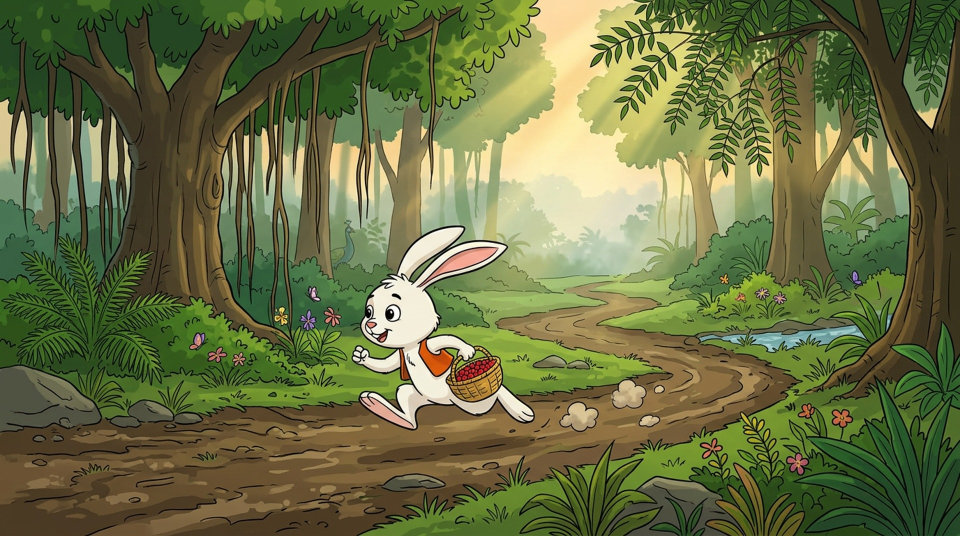
#> input picture assets/test/gold_kahani.jpg, 1920 x 1072 px (shown at 1/2 size)
$ python -i yt_publish.py   (imports and definitions only)
#> lines starting #> are read from the running program, lines starting #| are printed output that depends on the picture
import os, json, sys, urllib.request, urllib.parse, urllib.error
D = sys.argv[1]  # bundle dir containing job.json
# [1 line not run here, left out]
# [1 line that did not run here, left out]
def tok():
    d = urllib.parse.urlencode({"refresh_token": os.environ["RT"], "client_id": os.environ["CID"],
        "client_secret": os.environ["CSEC"], "grant_type": "refresh_token"}).encode()
    return json.load(urllib.request.urlopen("https://oauth2.googleapis.com/token", d))["access_token"]
# [1 line that did not run here, left out]
# [1 line not run here, left out]
# --- HARD CHANNEL LOCK (owner 2026-11-04): wrong channel or wrong audience -> exit 1, nothing uploaded ---
import re as _re
_EXPECT = {"kahani": "UCVInuqkmHrW9Duz8EzGrPVA", "raat": "UCzjDhB_W7HV3ACCoGhb3yVQ"}
# [1 line that did not run here, left out]
def _die(m): print("::error::CHANNEL LOCK: " + m, flush=True); sys.exit(1)
# [2 lines not run here, left out]
# [1 line that did not run here, left out]
# [1 line not run here, left out]
_HORROR = _re.compile(r"भयानक|खौफ|ख़ौफ़|हॉरर|डरावन|रात के किस्से|यम का|यम के|भूत|चुड़ैल|आत्मा|horror", _re.I)
# [6 lines not run here, left out]
# [12 lines left out: function call, not called in this run]
API = "https://www.googleapis.com/youtube/v3/"
UP = "https://www.googleapis.com/upload/youtube/v3/"
def thumb_bytes(path, limit=1_800_000):
    """YouTube thumbnail: exactly 1280x720 JPG, < 1.8 MB (API limit 2 MB)."""
#> called with path = 'assets/test/gold_kahani.jpg', limit = 1800000
    try:
        from PIL import Image
        import io
        im = Image.open(path).convert("RGB"); w, h = im.size; r = 1280 / 720
#> in thumb_bytes, im is the input picture: PIL image 1920x1072 RGB; mean R, G, B 105, 111.6, 67.3
#> after `w, h = im.size`: w = 1920; h = 1072
        if w / h > r: nw = int(h * r); im = im.crop(((w - nw) // 2, 0, (w - nw) // 2 + nw, h))
#> after `nw = int(h * r)`: nw = 1905
#> after `im = im.crop(((w - nw) // 2, 0, (w - nw) // 2 + nw, h))`:
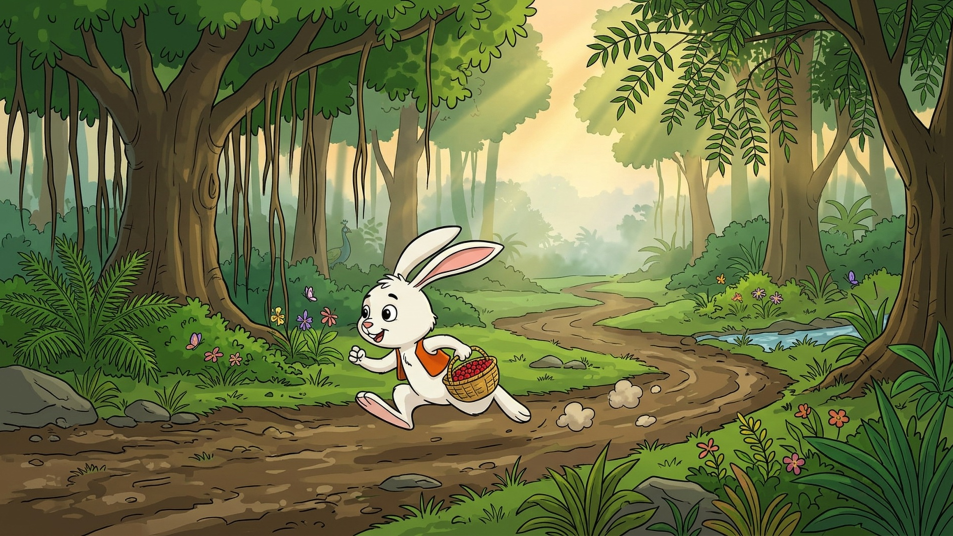
#> im: PIL image 1905x1072 RGB (shown at 1/2 size); mean R, G, B 105.3, 111.8, 67.4
        elif w / h < r: nh = int(w / r); im = im.crop((0, (h - nh) // 2, w, (h - nh) // 2 + nh))
        im = im.resize((1280, 720), Image.LANCZOS)
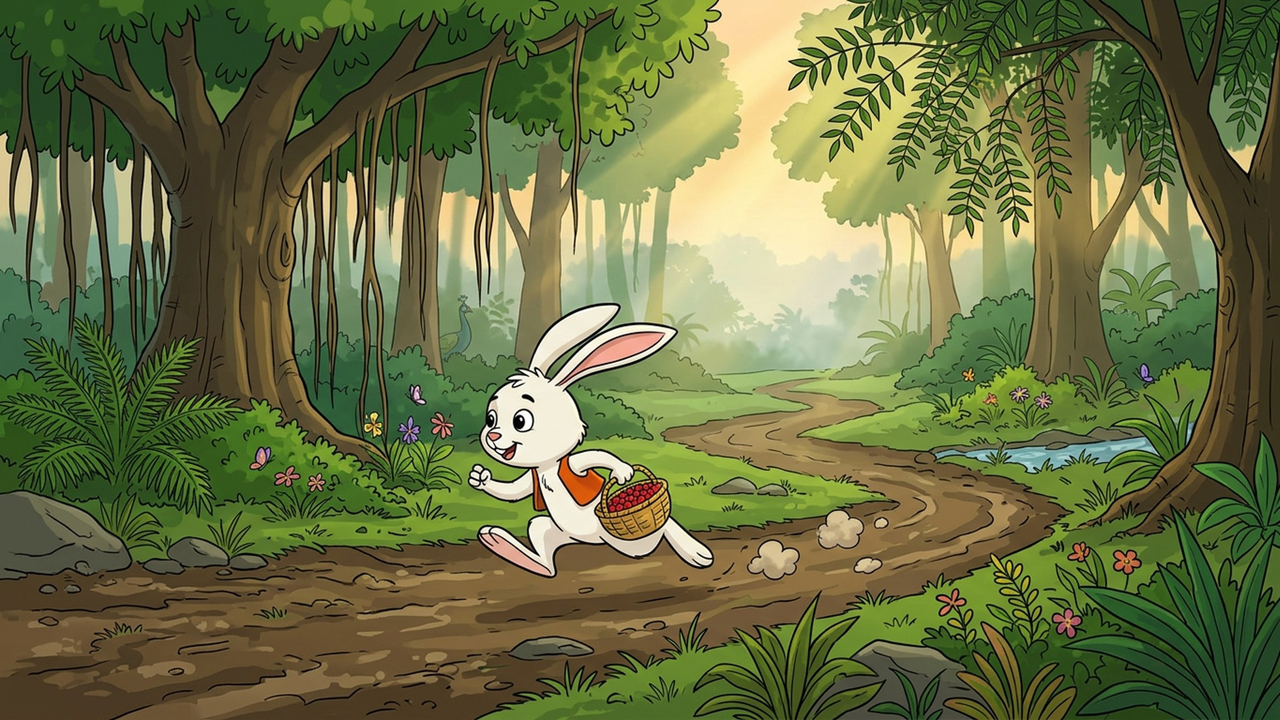
#> im: PIL image 1280x720 RGB; mean R, G, B 105.3, 111.8, 67.5
        for q in (92, 85, 78, 70, 60, 50, 40):
            b = io.BytesIO(); im.save(b, "JPEG", quality=q, optimize=True, progressive=True)
            if b.tell() < limit: return b.getvalue()
        return b.getvalue()
    except Exception as e:
        print("thumb normalize failed", repr(e)); return open(path, "rb").read()
def step(name, fn):
    try: out[name] = fn()
    except Exception as e: out[name] = {"EXC": repr(e)}
# --- channel branding ---
# [1 line that did not run here, left out]
# [18 lines not run here, left out]
# --- videos ---
# [36 lines left out: function upload, not called in this run]
# [1 line that did not run here, left out]
# [5 lines not run here, left out]
import re as _r2
# [1 line not run here, left out]

>>> result = thumb_bytes('assets/test/gold_kahani.jpg')
